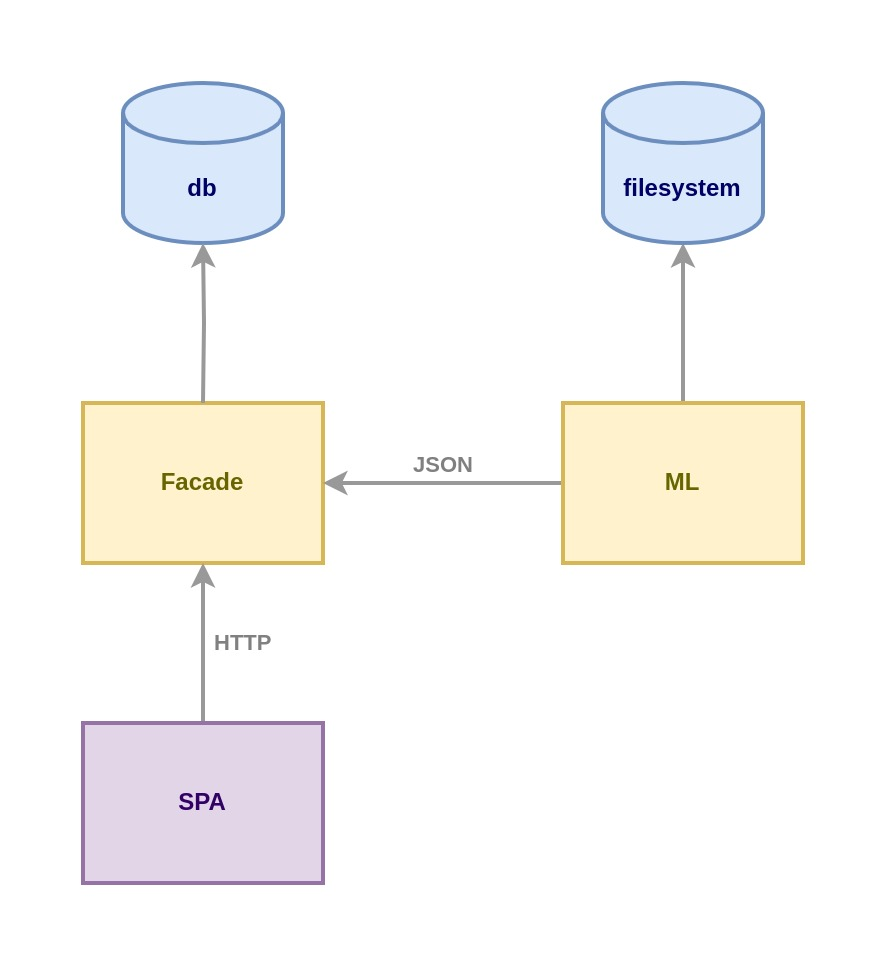
#> input picture infra.jpg, 884 x 964 px
$ python -i symbol_result.py   (imports and definitions only)
#> lines starting #> are read from the running program, lines starting #| are printed output that depends on the picture
#> further down, picture is the input picture: PIL image 884x964 RGB; mean R, G, B 249, 248, 246.3
# --- Библиотеки для обработки изображений ---
import cv2  # Импортируем библиотеку OpenCV для обработки изображений и видео (например, чтение кадров, фильтрация и детектирование)
import os  # Библиотека для работы с файловой системой (проверка существования файлов, создание папок, обработка путей)
import pytesseract  # Интерфейс для Tesseract OCR — используется для распознавания текста на изображениях

# --- Библиотеки для работы с изображениями и их фильтрации ---
from PIL import Image, ImageEnhance, ImageFilter  # Импортируем модули из PIL для работы с изображениями (открытие, обработка, фильтрация)

# --- Стандартные библиотеки Python ---
import glob  # Библиотека для поиска файлов по шаблону (например, найти все изображения .png в папке)
import json  # Библиотека для работы с JSON файлами (чтение, запись, парсинг)


# Путь к Tesseract на вашей системе
# pytesseract.pytesseract.tesseract_cmd = r'C:\Program Files\Tesseract-OCR\tesseract.exe'

# [60 lines left out: function extract_frames, not called in this run]

def preprocess_image(image):
    """
    Выполняет предварительную обработку изображения перед его распознаванием (например, с помощью OCR).
    Осуществляет преобразование в черно-белый формат, повышение контраста и улучшение резкости.

    Аргументы:
    image — входное изображение, объект PIL (например, Image.open('image.png')).

    Возвращает:
    Обработанное изображение после применения преобразований.

    Описание:
    - Преобразование изображения в черно-белый формат.
    - Увеличение контраста для улучшения четкости текста.
    - Применение фильтра для уменьшения шума и повышения резкости.
    """

    # --- Шаг 1: Преобразование изображения в черно-белый формат (градации серого) ---

    # Используем метод `convert('L')` для преобразования изображения в 8-битное черно-белое (монохромное).
    # Это уменьшает количество цветов и упрощает дальнейшую обработку изображения, делая его одноканальным.
    image = image.convert('L')
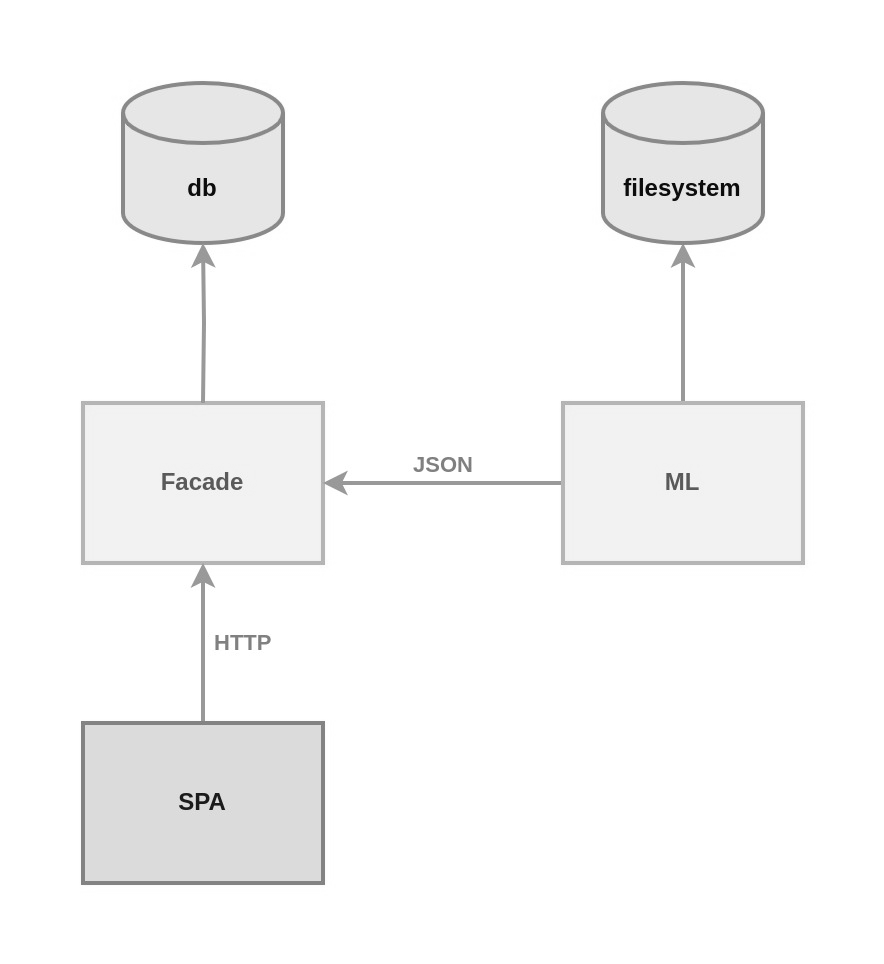
#> image: PIL image 884x964 L; min 8, max 255, mean 248.1

    # --- Шаг 2: Увеличение контраста изображения ---

    # Создаем объект `ImageEnhance.Contrast` для управления контрастом изображения.
    # Контраст помогает выделить текст и другие мелкие детали, делая изображение более четким.
    enhancer = ImageEnhance.Contrast(image)

    # Применяем увеличение контраста: коэффициент `2` означает, что контраст будет увеличен в 2 раза.
    # Значения >1 увеличивают контраст, значения <1 — уменьшают.
    image = enhancer.enhance(2)
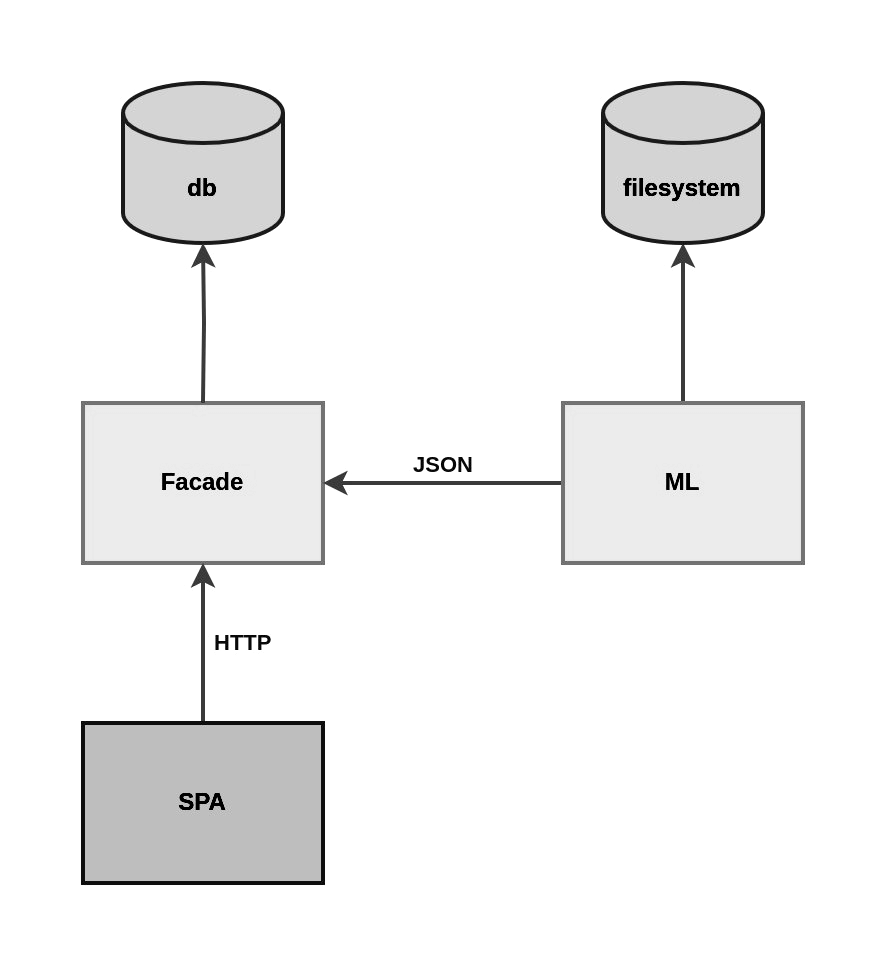
#> image: PIL image 884x964 L; min 0, max 255, mean 243.1

    # --- Шаг 3: Применение фильтра для уменьшения шума и повышения резкости ---

    # Используем фильтр `ImageFilter.SHARPEN` для повышения резкости изображения.
    # Фильтр устраняет некоторые шумы и делает текстовые элементы более четкими, что улучшает распознавание.
    image = image.filter(ImageFilter.SHARPEN)

    # --- Возврат обработанного изображения ---

    return image  # Возвращаем улучшенное изображение

# [179 lines left out: functions ocr_image, analyze_all_frames, save_results_to_json, process_video, not called in this run]

# Пример использования функции обработки видео
# [25 lines not run here, left out]

>>> from PIL import Image
>>> picture = Image.open('../infra.jpg')
>>> result = preprocess_image(picture)
